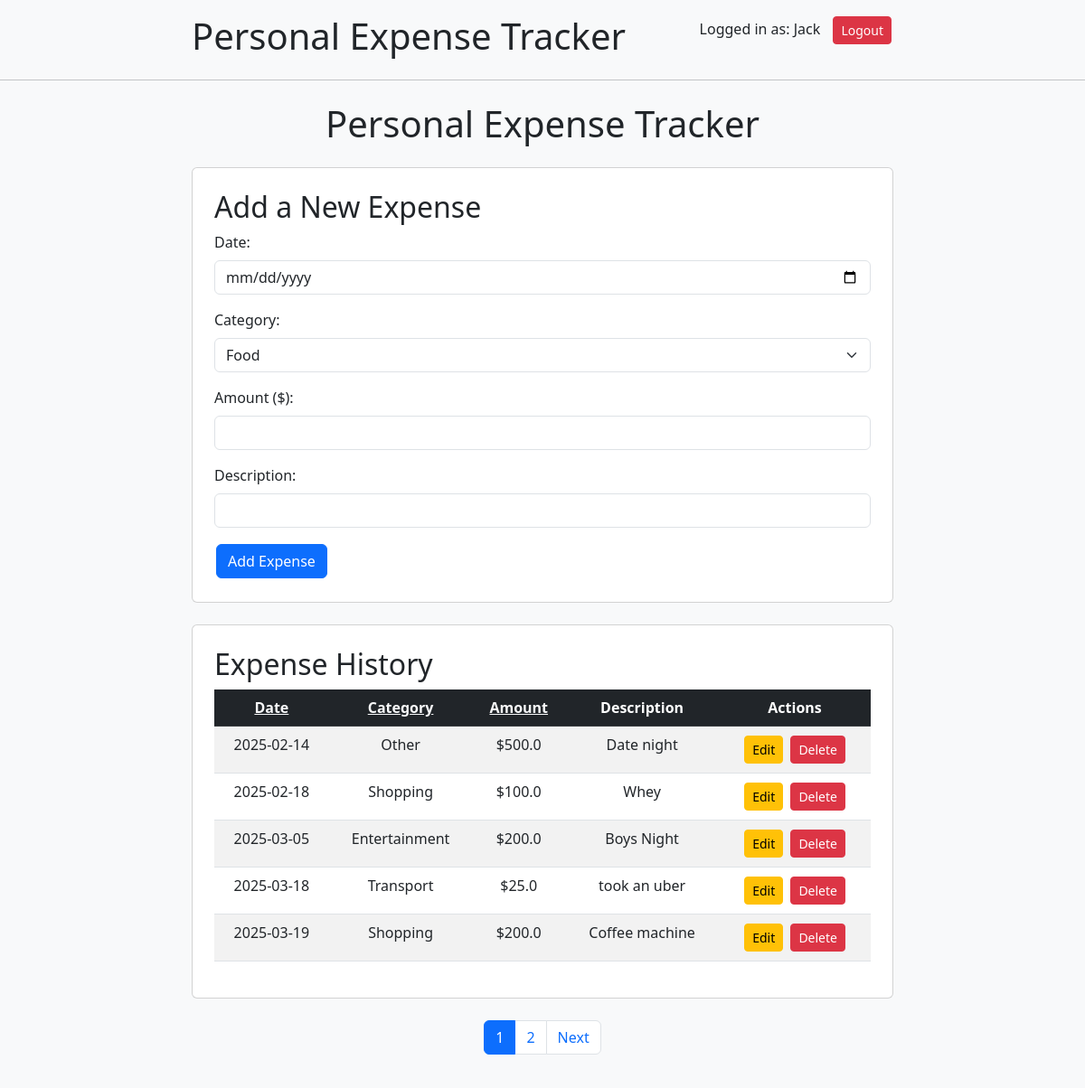
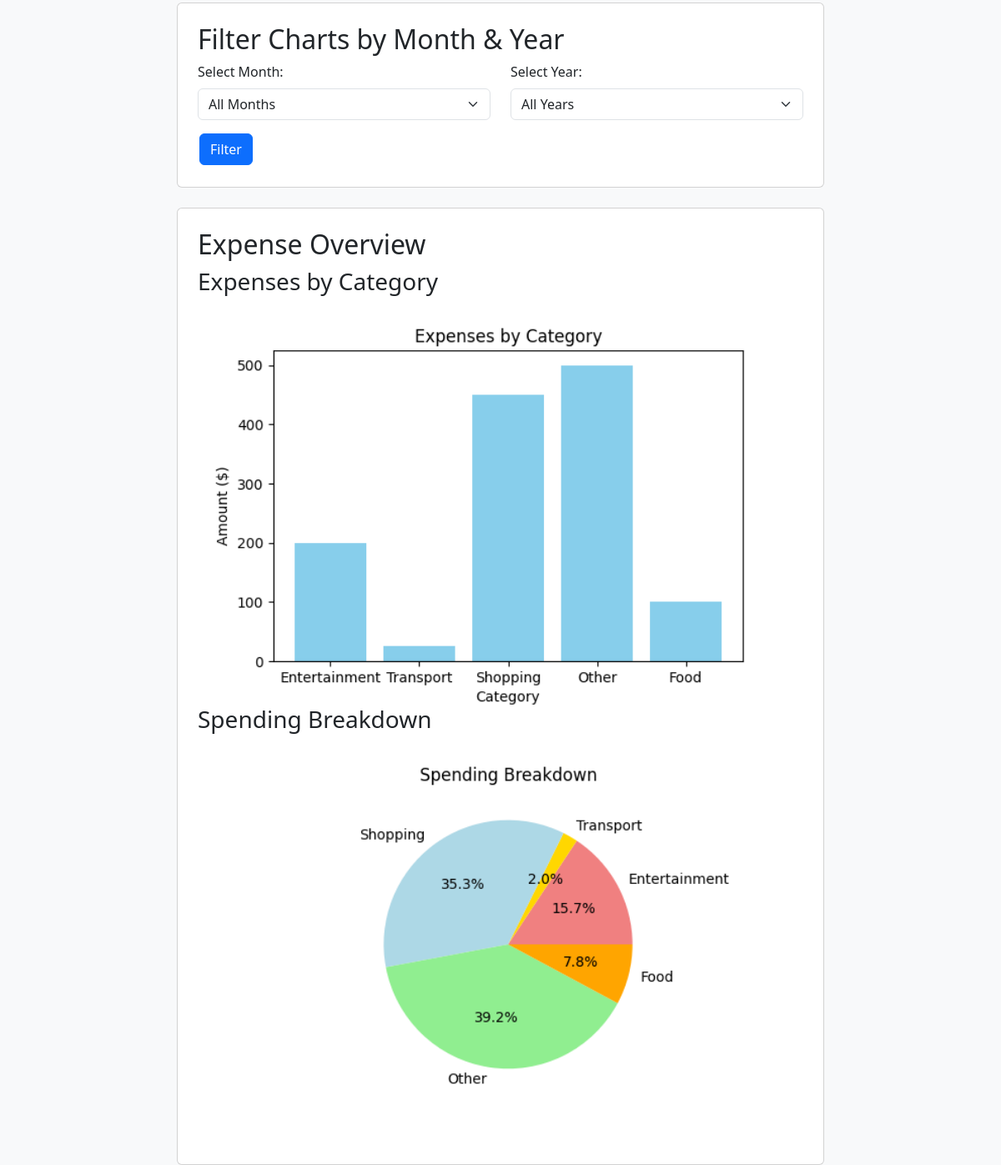
Screenshot of / (signed in) with the database file from the repository (2 pictures, top to bottom).
### app.py (models this page shows)
class User(db.Model, UserMixin):
    id = db.Column(db.Integer, primary_key=True)
    username = db.Column(db.String(100), unique=True, nullable=False)
    password = db.Column(db.String(200), nullable=False)

class Expense(db.Model):
    id = db.Column(db.Integer, primary_key=True)
    date = db.Column(db.String(10), nullable=False)
    category = db.Column(db.String(50), nullable=False)
    amount = db.Column(db.Float, nullable=False)
    description = db.Column(db.String(200))
    user_id = db.Column(db.Integer, db.ForeignKey("user.id"), nullable=False)  # ✅ Link to User table

### app.py (the view, shortened to what this page needs)
@app.route("/", methods=["GET", "POST"])
@login_required
def home():
    start_date = request.args.get("start_date")
    end_date = request.args.get("end_date")
    category = request.args.get("category")
    sort_by = request.args.get("sort_by", "date")
    page = request.args.get("page", 1, type=int)
    per_page = 5
    selected_month = request.args.get("month", type=int)
    selected_year = request.args.get("year", type=int)
    query = Expense.query.filter_by(user_id=current_user.id)
    if start_date:
        query = query.filter(Expense.date >= start_date)
    if end_date:
        query = query.filter(Expense.date <= end_date)
    if category and category != "":
        query = query.filter(Expense.category == category)
    if selected_month:
        query = query.filter(db.extract("month", Expense.date) == selected_month)
    if selected_year:
        query = query.filter(db.extract("year", Expense.date) == selected_year)
    if sort_by == "date":
        query = query.order_by(Expense.date)
    elif sort_by == "category":
        query = query.order_by(Expense.category)
    elif sort_by == "amount":
        query = query.order_by(Expense.amount)
    pagination = query.paginate(page=page, per_page=per_page, error_out=False)
    expenses = pagination.items
    available_years = db.session.query(db.func.extract("year", Expense.date)).distinct().all()
    available_years = sorted([int(year[0]) for year in available_years])
    bar_chart, pie_chart = generate_charts(selected_month, selected_year)
    return render_template("index.html", expenses=expenses, pagination=pagination,
                           bar_chart=bar_chart, pie_chart=pie_chart,
                           selected_month=selected_month, selected_year=selected_year,
                           available_years=available_years, current_user=current_user)

### app.py (called while the page is built)
@login_manager.user_loader
def load_user(user_id):
    return User.query.get(int(user_id))

### templates/index.html (shortened to what this page needs)
<!DOCTYPE html>
<html>
<head>
    <link href="https://cdn.jsdelivr.net/npm/bootstrap@5.3.0/dist/css/bootstrap.min.css" rel="stylesheet">
</head>
<body>
    <div class="container mt-3 d-flex justify-content-between">
        <h1>Personal Expense Tracker</h1>
        <div>
            <span class="me-2">Logged in as: {{ current_user.username }}</span>
            <a href="/logout" class="btn btn-danger btn-sm">Logout</a>
        </div>
    </div>
    <hr>
    <div class="container">
        <h1 class="text-center my-4">Personal Expense Tracker</h1>
        <div class="card p-4 mb-4">
            <h2>Add a New Expense</h2>
            <form method="POST">
                <div class="mb-3">
                    <label class="form-label">Date:</label>
                    <input type="date" name="date" class="form-control" required>
                </div>
                <div class="mb-3">
                    <label class="form-label">Category:</label>
                    <select name="category" class="form-select" required>
                        <option>Food</option>
                    </select>
                </div>
                <div class="mb-3">
                    <label class="form-label">Amount ($):</label>
                    <input type="number" name="amount" step="0.01" class="form-control" required>
                </div>
                <div class="mb-3">
                    <label class="form-label">Description:</label>
                    <input type="text" name="description" class="form-control">
                </div>
                <button type="submit" class="btn btn-primary">Add Expense</button>
            </form>
        </div>
        <div class="card p-4">
            <h2>Expense History</h2>
            <table class="table table-striped table-hover">
                <thead class="table-dark">
                    <tr>
                        <th><a href="/?sort_by=date" class="text-light">Date</a></th>
                        <th><a href="/?sort_by=category" class="text-light">Category</a></th>
                        <th><a href="/?sort_by=amount" class="text-light">Amount</a></th>
                        <th>Description</th>
                        <th>Actions</th>
                    </tr>
                </thead>
                <tbody>
                    {% for expense in expenses %}
                    <tr>
                        <td>{{ expense.date }}</td>
                        <td>{{ expense.category }}</td>
                        <td>${{ expense.amount }}</td>
                        <td>{{ expense.description }}</td>
                        <td>
                            <a href="/edit/{{ expense.id }}" class="btn btn-warning btn-sm">Edit</a>
                            <a href="/delete/{{ expense.id }}" class="btn btn-danger btn-sm" onclick="return confirm('Are you sure?');">Delete</a>
                        </td>
                    </tr>
                    {% endfor %}
                </tbody>
            </table>
        </div>
        {% if pagination.pages > 1 %}
          <div class="d-flex justify-content-center my-4">
             <nav>
                <ul class="pagination">
                 {% for num in range(1, pagination.pages + 1) %}
                    <li class="page-item {% if num == pagination.page %}active{% endif %}">
                        <a class="page-link" href="/?page={{ num }}">{{ num }}</a>
                    </li>
                 {% endfor %}
                 {% if pagination.has_next %}
                    <li class="page-item">
                        <a class="page-link" href="/?page={{ pagination.next_num }}">Next</a>
                    </li>
                 {% endif %}
                </ul>
             </nav>
          </div>
        {% endif %}
        <div class="card p-4 mt-4">
            <h2>Filter Charts by Month & Year</h2>
            <form method="GET">
                <div class="row">
                    <div class="col-md-6">
                        <label class="form-label">Select Month:</label>
                        <select name="month" class="form-select">
                            <option value="">All Months</option>
                        </select>
                    </div>
                    <div class="col-md-6">
                        <label class="form-label">Select Year:</label>
                        <select name="year" class="form-select">
                            <option value="">All Years</option>
                        </select>
                    </div>
                </div>
                <button type="submit" class="btn btn-primary mt-3">Filter</button>
            </form>
        </div>
        {% if bar_chart and pie_chart %}
        <div class="card p-4 mt-4">
            <h2>Expense Overview</h2>
            <h3>Expenses by Category</h3>
            <img class="img-fluid" alt="Bar Chart">
            <h3>Spending Breakdown</h3>
            <img class="img-fluid" alt="Pie Chart">
        </div>
        {% endif %}
    </div>
</body>
</html>

### templates/index.html (style rules this page uses)
body { background-color: #f8f9fa; }
.container { max-width: 800px; margin-top: 20px; }
.table th, .table td { text-align: center; }
.btn { margin: 2px; }

### rows the page displays
User: username "Jack"
Expense: date "2025-02-14", category "Other", amount "500.0", description "Date night"
Expense: date "2025-02-18", category "Shopping", amount "100.0", description "Whey"
Expense: date "2025-03-05", category "Entertainment", amount "200.0", description "Boys Night"
Expense: date "2025-03-18", category "Transport", amount "25.0", description "took an uber"
Expense: date "2025-03-19", category "Shopping", amount "200.0", description "Coffee machine"

### other values shown
{{ num }} "1" "2"
